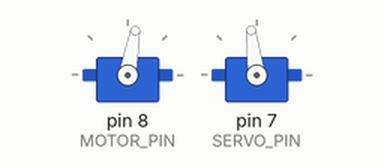
A sketch run on a simulated Arduino Uno, built with avr-gcc and run on an emulated ATmega328P. Shown: 2 × servo.

Above: at 0.1 s.
At 2.1 s:
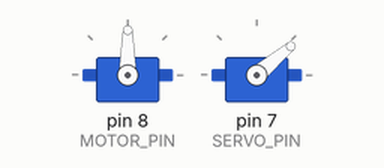
At 4.1 s:
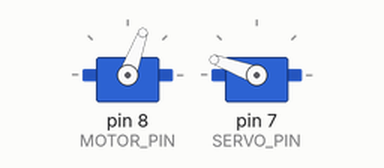
Timing chart, 0 to 7.5 s (numbered marks = the images above):
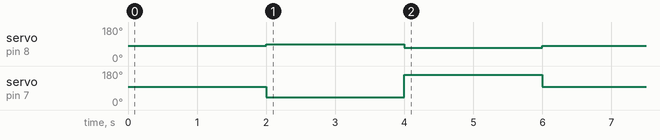

The sketch:

MOTOR_STEERING_EXAMPLE.ino
```cpp
/*
motorValue *******
Reverse: motorValue < 80
Stop: motorValue = 80
Forward: motorValue > 80
steerValue *******
Max Right: steerValue = 40
Right: steerValue < 97
Straight: steerValue = 97
Left: steerValue > 97
Max Left: steerValue = 160
*/

//Motor Servo uses pins
//Gnd
//Data = pin 8

//Steering Servo uses pins
//5V
//Gnd
//Data = pin 7

//Add the library
#include <Servo.h>

//Define each pin
#define MOTOR_PIN 8
#define SERVO_PIN 7

//Initilize the servos
Servo motor;
Servo steer;

//Initilize the abase stop and straight values
int motorValue = 80;
int steerValue = 97;

void setup()
{
  motor.attach(MOTOR_PIN);  //Attach the motor pin
  motor.write(motorValue); //Set the motor to stop
  steer.attach(SERVO_PIN); //Attach the motor pin
  steer.write(steerValue);  //Set the steering to straight

  delay(2000);  //Delay 2 seconds
  motor.write(90);  //Set the motor to forward
  steer.write(40);  //Set the steering to right
  delay(2000);  //Delay 2 seconds
  motor.write(70);  //Set the motor to reverse
  steer.write(160); //Set the steering to left
  delay(2000);  //Delay 2 seconds
  motor.write(80);  //Set the motor to stop
  steer.write(97);  //Set the steering to straight
  delay(2000);  //Delay 2 seconds
}

void loop()
{


}
```
